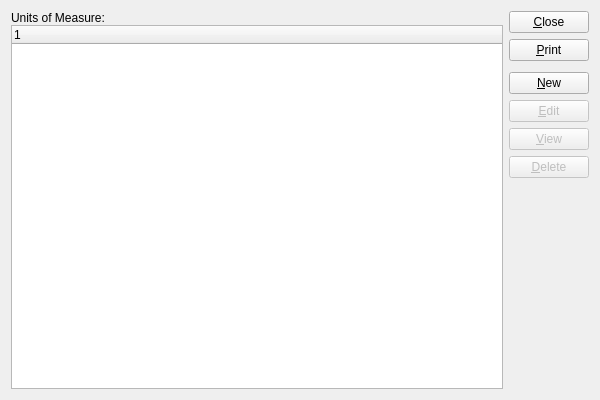
<?xml version="1.0" encoding="UTF-8"?>
<ui version="4.0">
 <comment>This file is part of the xTuple ERP: PostBooks Edition, a free and
open source Enterprise Resource Planning software suite,
Copyright (c) 1999-2018 by OpenMFG LLC, d/b/a xTuple.
It is licensed to you under the Common Public Attribution License
version 1.0, the full text of which (including xTuple-specific Exhibits)
is available at www.xtuple.com/CPAL.  By using this software, you agree
to be bound by its terms.</comment>
 <class>uoms</class>
 <widget class="QWidget" name="uoms">
  <property name="geometry">
   <rect>
    <x>0</x>
    <y>0</y>
    <width>600</width>
    <height>400</height>
   </rect>
  </property>
  <property name="windowTitle">
   <string>List Units of Measure</string>
  </property>
  <layout class="QGridLayout" name="gridLayout">
   <item row="0" column="0">
    <layout class="QVBoxLayout">
     <property name="spacing">
      <number>0</number>
     </property>
     <item>
      <widget class="QLabel" name="_uomsLit">
       <property name="text">
        <string>Units of Measure:</string>
       </property>
      </widget>
     </item>
     <item>
      <widget class="XTreeWidget" name="_uoms">
       <property name="sizePolicy">
        <sizepolicy hsizetype="Expanding" vsizetype="Expanding">
         <horstretch>0</horstretch>
         <verstretch>0</verstretch>
        </sizepolicy>
       </property>
      </widget>
     </item>
    </layout>
   </item>
   <item row="0" column="1">
    <layout class="QVBoxLayout" name="verticalLayout">
     <item>
      <widget class="QPushButton" name="_close">
       <property name="text">
        <string>&amp;Close</string>
       </property>
      </widget>
     </item>
     <item>
      <widget class="QPushButton" name="_print">
       <property name="text">
        <string>&amp;Print</string>
       </property>
      </widget>
     </item>
     <item>
      <spacer name="verticalSpacer">
       <property name="orientation">
        <enum>Qt::Vertical</enum>
       </property>
       <property name="sizeType">
        <enum>QSizePolicy::Preferred</enum>
       </property>
       <property name="sizeHint" stdset="0">
        <size>
         <width>20</width>
         <height>5</height>
        </size>
       </property>
      </spacer>
     </item>
     <item>
      <widget class="QPushButton" name="_new">
       <property name="text">
        <string>&amp;New</string>
       </property>
      </widget>
     </item>
     <item>
      <widget class="QPushButton" name="_edit">
       <property name="enabled">
        <bool>false</bool>
       </property>
       <property name="text">
        <string>&amp;Edit</string>
       </property>
      </widget>
     </item>
     <item>
      <widget class="QPushButton" name="_view">
       <property name="enabled">
        <bool>false</bool>
       </property>
       <property name="text">
        <string>&amp;View</string>
       </property>
      </widget>
     </item>
     <item>
      <widget class="QPushButton" name="_delete">
       <property name="enabled">
        <bool>false</bool>
       </property>
       <property name="text">
        <string>&amp;Delete</string>
       </property>
      </widget>
     </item>
     <item>
      <spacer name="Spacer12">
       <property name="orientation">
        <enum>Qt::Vertical</enum>
       </property>
       <property name="sizeType">
        <enum>QSizePolicy::Expanding</enum>
       </property>
       <property name="sizeHint" stdset="0">
        <size>
         <width>20</width>
         <height>0</height>
        </size>
       </property>
      </spacer>
     </item>
    </layout>
   </item>
  </layout>
 </widget>
 <layoutdefault spacing="6" margin="11"/>
 <customwidgets>
  <customwidget>
   <class>XTreeWidget</class>
   <extends>QTreeWidget</extends>
   <header>xtreewidget.h</header>
   <container>1</container>
  </customwidget>
 </customwidgets>
 <tabstops>
  <tabstop>_uoms</tabstop>
  <tabstop>_new</tabstop>
  <tabstop>_edit</tabstop>
  <tabstop>_view</tabstop>
  <tabstop>_delete</tabstop>
  <tabstop>_print</tabstop>
  <tabstop>_close</tabstop>
 </tabstops>
 <resources/>
 <connections>
  <connection>
   <sender>_close</sender>
   <signal>clicked()</signal>
   <receiver>uoms</receiver>
   <slot>close()</slot>
   <hints>
    <hint type="sourcelabel">
     <x>20</x>
     <y>20</y>
    </hint>
    <hint type="destinationlabel">
     <x>20</x>
     <y>20</y>
    </hint>
   </hints>
  </connection>
  <connection>
   <sender>_uoms</sender>
   <signal>valid(bool)</signal>
   <receiver>_view</receiver>
   <slot>setEnabled(bool)</slot>
   <hints>
    <hint type="sourcelabel">
     <x>20</x>
     <y>20</y>
    </hint>
    <hint type="destinationlabel">
     <x>20</x>
     <y>20</y>
    </hint>
   </hints>
  </connection>
 </connections>
</ui>
